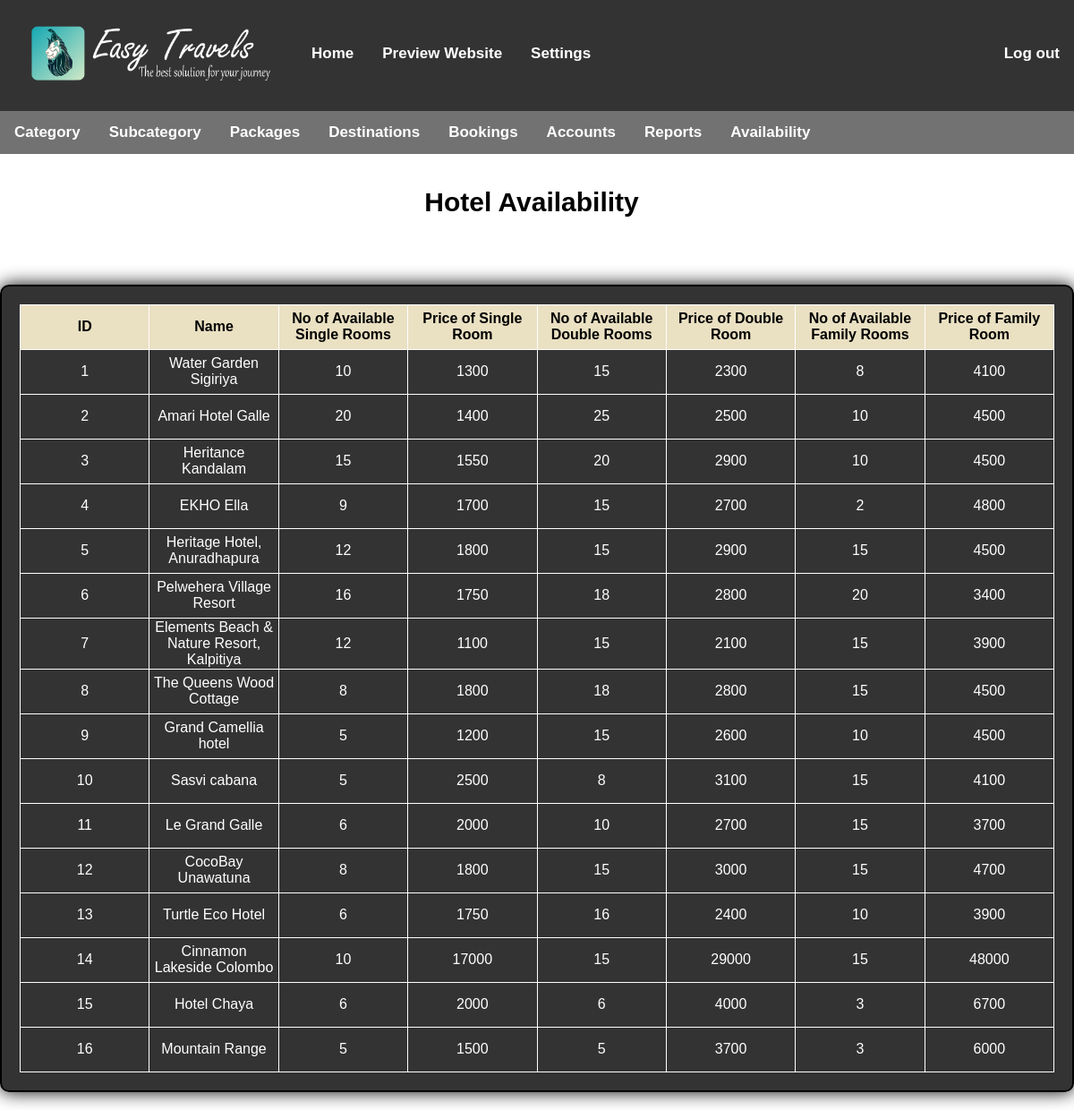
/src/php/admin_assign_page-availability3.php (signed in), run on the app's committed database.
### tables this page shows
CREATE TABLE `hotel` (
  `hid` int(11) NOT NULL,
  `name` varchar(500) NOT NULL,
  `address` varchar(500) NOT NULL,
  `telephone` int(11) NOT NULL,
  `email` varchar(200) NOT NULL,
  `singleroomprice` int(11) NOT NULL,
  `doubleroomprice` int(11) NOT NULL,
  `familyroomprice` int(11) NOT NULL,
  `singlerooms` int(11) NOT NULL,
  `doublerooms` int(11) NOT NULL,
  `familyrooms` int(11) NOT NULL,
  `description` varchar(500) NOT NULL,
  `photo` int(11) NOT NULL
);

### src/php/admin_assign_page-availability3.php (called while the page is built, shortened)
<?php include('../../public/html/admin_assign_page-availability3.html')?>

### src/php/admin_assign_page-availability3-table.php (the view, shortened to what this page needs)
<?php require_once('../../config/connect.php');
?>
<?php
	$date=$_SESSION['reservation'];
		echo"
		<div class='container2'>
		<div style='overflow-x:auto;'>
		<table id='table_not_available_guides' border=1 padding=50px align='center' class='viewtable'>
			<tr class='theads' style='height:50px;'>
				<td>ID</td>
				<td>Name</td>
				<td>No of Available Single Rooms</td>
				<td>Price of Single Room</td>
				<td>No of Available Double Rooms</td>
				<td>Price of Double Room</td>
				<td>No of Available Family Rooms</td>
				<td>Price of Family Room</td>
			</tr>
		";
		$sql3="select * from hotel WHERE hid NOT IN (select hid from hotelavailability where availability_date = '".$date."')";
		$result3=$connection->query($sql3);
		while($row3=$result3->fetch_assoc()){
			echo "<tr style='height:50px;'>";
			echo "<td>".$row3['hid']."</td>";
			echo "<td>".$row3['name']."</td>";
			echo "<td>".$row3['singlerooms']."</td>";
			echo "<td>".$row3['singleroomprice']."</td>";
			echo "<td>".$row3['doublerooms']."</td>";
			echo "<td>".$row3['doubleroomprice']."</td>";
			echo "<td>".$row3['familyrooms']."</td>";
			echo "<td>".$row3['familyroomprice']."</td>";
			echo "</tr>";
		}
		echo "</table></div></div>";
?>

### public/css/admin_topnav.css (style rules this page uses)
body { margin: 0; background-image: url(../../public/images/adminback9.jpg); background-size:cover; font-family: 'Arial'; }
.topnav { overflow: hidden; background-color: rgb(0,0,0,0.8); }
.topnav a { float: left; display: block; color: white; text-align: center; padding: 10px 16px; text-decoration: none; font-size: 17px; margin-top:40px; font-weight:bold; }
.topnav a.notactive { margin-top:0px; }
.topnav a.right { float: right; }
.limg { padding: 10px; width:300px; border-radius: 20px; }

### public/css/adminmenu.css (style rules this page uses)
body { margin: 0; background-image: url(../../public/images/adminback9.jpg); background-size:cover; font-family: 'Arial'; }
.topnav1 { overflow: hidden; background-color:rgb(20,20,20,0.6); }
.topnav1 a { float: left; display: block; color: white; text-align: center; padding: 14px 16px; text-decoration: none; font-size: 17px; font-weight: bold; }
.dropdown { float: left; overflow: hidden; }
.dropdown .dropbtn { font-size: 17px; border: none; outline: none; color: white; padding: 14px 16px; background-color: inherit; font-family: inherit; margin: 0; font-weight:bold; }

### public/css/report-tables.css (style rules this page uses)
* { box-sizing: border-box; }
body { margin: 0; background-image: url(../../public/images/adminback9.jpg); background-size:cover; font-family: 'Arial'; }
.viewtable { color:white; border: 1px solid white; border-collapse: collapse; table-layout: fixed; width: 100%; }
.theads { background-color:#82CAFA; background-color:#eae0c2; text-align:center; color:black; font-weight:bold; height:40px; }
label { padding: 12px 12px 12px 0; display: inline-block; }
.container2 { border-radius: 10px; background-color: rgb(0,0,0,0.8); padding: 20px; width:100%; display:block; margin-left:auto; margin-right:auto; justify-content:center; center-align:center; margin-top:20px; margin-bottom:20px; color:white; text-align:center; border: 2px solid black; box-shadow:0px 0px 20px black; }
.updatetxt { color:black; font-size:30px; font-weight:bold; }

### data on the page
hotel: hid "1", name "Water Garden Sigiriya", singlerooms "10", singleroomprice "1300", doublerooms "15", doubleroomprice "2300", familyrooms "8", familyroomprice "4100"
hotel: hid "2", name "Amari Hotel Galle", singlerooms "20", singleroomprice "1400", doublerooms "25", doubleroomprice "2500", familyrooms "10", familyroomprice "4500"
hotel: hid "3", name "Heritance Kandalam", singlerooms "15", singleroomprice "1550", doublerooms "20", doubleroomprice "2900", familyrooms "10", familyroomprice "4500"
hotel: hid "4", name "EKHO Ella", singlerooms "9", singleroomprice "1700", doublerooms "15", doubleroomprice "2700", familyrooms "2", familyroomprice "4800"
hotel: hid "5", name "Heritage Hotel, Anuradhapura", singlerooms "12", singleroomprice "1800", doublerooms "15", doubleroomprice "2900", familyrooms "15", familyroomprice "4500"
hotel: hid "6", name "Pelwehera Village Resort", singlerooms "16", singleroomprice "1750", doublerooms "18", doubleroomprice "2800", familyrooms "20", familyroomprice "3400"
hotel: hid "7", name "Elements Beach & Nature Resort, Kalpitiya", singlerooms "12", singleroomprice "1100", doublerooms "15", doubleroomprice "2100", familyrooms "15", familyroomprice "3900"
hotel: hid "8", name "The Queens Wood Cottage", singlerooms "8", singleroomprice "1800", doublerooms "18", doubleroomprice "2800", familyrooms "15", familyroomprice "4500"
hotel: hid "9", name "Grand Camellia hotel", singlerooms "5", singleroomprice "1200", doublerooms "15", doubleroomprice "2600", familyrooms "10", familyroomprice "4500"
hotel: hid "10", name "Sasvi cabana", singlerooms "5", singleroomprice "2500", doublerooms "8", doubleroomprice "3100", familyrooms "15", familyroomprice "4100"
hotel: hid "11", name "Le Grand Galle", singlerooms "6", singleroomprice "2000", doublerooms "10", doubleroomprice "2700", familyrooms "15", familyroomprice "3700"
hotel: hid "12", name "CocoBay Unawatuna", singlerooms "8", singleroomprice "1800", doublerooms "15", doubleroomprice "3000", familyrooms "15", familyroomprice "4700"
hotel: hid "13", name "Turtle Eco Hotel", singlerooms "6", singleroomprice "1750", doublerooms "16", doubleroomprice "2400", familyrooms "10", familyroomprice "3900"
hotel: hid "14", name "Cinnamon Lakeside Colombo", singlerooms "10", singleroomprice "17000", doublerooms "15", doubleroomprice "29000", familyrooms "15", familyroomprice "48000"
hotel: hid "15", name "Hotel Chaya", singlerooms "6", singleroomprice "2000", doublerooms "6", doubleroomprice "4000", familyrooms "3", familyroomprice "6700"
hotel: hid "16", name "Mountain Range", singlerooms "5", singleroomprice "1500", doublerooms "5", doubleroomprice "3700", familyrooms "3", familyroomprice "6000"
